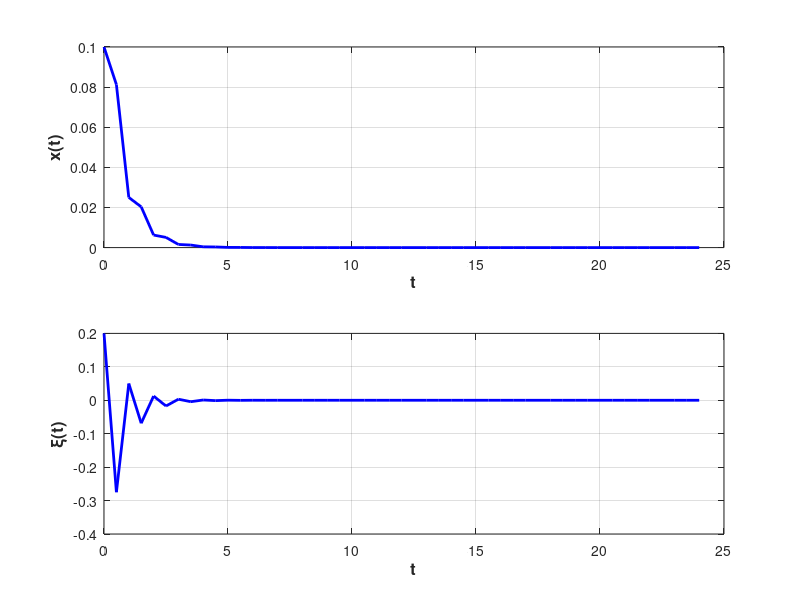

Write the MATLAB code that produced this figure.
function cw260221
    h = 0.5;
    A = [1, h; 0, 1];
    B = [0.5 * h^2; h];

    C = [0.5 * h^2, 1.5 * h^2; h, h];
    C = inv(C);
    chiA = A^2 - 0.25 * A^0;
    theta = -[0, 1] * C * chiA;
    theta1 = -place(A, B, [-0.5, 0.5]);

    %theta = [-0.75 / h^2, -0.5 / h + 0.75 * 0.5 / h];

    disp(eig(A + B * theta));
    AC = A + B * theta;

    nx = size(AC, 1); % количество строчек

    x = [0.1; 0.2];
    vec(:, 1) = x;
    ticks(:, 1) = 0;
 
    i = 2;
    while i < 50
        x = AC * x;
        vec(:, i) = x;
        ticks(:, i) = ticks(:, i - 1) + h;
        i = i + 1;
    end
    
    fhandle = figure;
    subplot(2, 1, 1)
        plot(ticks, vec(1, :), 'b', 'LineWidth', 2.0)
        grid on;
        xlabel('t', 'FontSize', 12, 'FontWeight', 'bold');
        ylabel('x(t)', 'FontSize', 12, 'FontWeight', 'bold');
    subplot(2, 1, 2)
        plot(ticks, vec(2, :), 'b', 'LineWidth', 2.0)
        grid on;
        xlabel('t', 'FontSize', 12, 'FontWeight', 'bold');
        ylabel('\xi(t)', 'FontSize', 12, 'FontWeight', 'bold');     

end